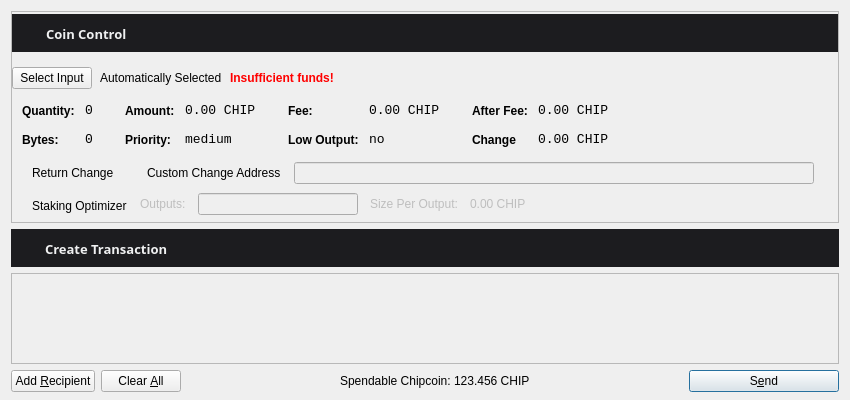
<?xml version="1.0" encoding="UTF-8"?>
<ui version="4.0">
 <class>SendCoinsDialog</class>
 <widget class="QDialog" name="SendCoinsDialog">
  <property name="geometry">
   <rect>
    <x>0</x>
    <y>0</y>
    <width>850</width>
    <height>400</height>
   </rect>
  </property>
  <property name="windowTitle">
   <string>Send Coins</string>
  </property>
  <layout class="QVBoxLayout" name="verticalLayout" stretch="0,0,1,0">
   <property name="bottomMargin">
    <number>8</number>
   </property>
   <item>
    <widget class="QFrame" name="frameCoinControl">
     <property name="sizePolicy">
      <sizepolicy hsizetype="Expanding" vsizetype="Expanding">
       <horstretch>0</horstretch>
       <verstretch>0</verstretch>
      </sizepolicy>
     </property>
     <property name="maximumSize">
      <size>
       <width>16777215</width>
       <height>16777215</height>
      </size>
     </property>
     <property name="frameShape">
      <enum>QFrame::StyledPanel</enum>
     </property>
     <property name="frameShadow">
      <enum>QFrame::Sunken</enum>
     </property>
     <layout class="QVBoxLayout" name="verticalLayoutCoinControl2">
      <property name="spacing">
       <number>6</number>
      </property>
      <property name="leftMargin">
       <number>0</number>
      </property>
      <property name="topMargin">
       <number>2</number>
      </property>
      <property name="rightMargin">
       <number>0</number>
      </property>
      <property name="bottomMargin">
       <number>6</number>
      </property>
      <item>
       <layout class="QVBoxLayout" name="verticalLayoutCoinControl" stretch="0,0,0,0,0,1,0">
        <property name="spacing">
         <number>0</number>
        </property>
        <property name="leftMargin">
         <number>0</number>
        </property>
        <property name="topMargin">
         <number>0</number>
        </property>
        <item>
         <widget class="QWidget" name="widget3" native="true">
          <property name="maximumSize">
           <size>
            <width>16777215</width>
            <height>38</height>
           </size>
          </property>
          <property name="styleSheet">
           <string notr="true">background-color: #1C1C1F;</string>
          </property>
          <layout class="QHBoxLayout" name="horizontalLayout_4_1_2">
           <property name="spacing">
            <number>6</number>
           </property>
           <property name="leftMargin">
            <number>9</number>
           </property>
           <property name="topMargin">
            <number>9</number>
           </property>
           <property name="rightMargin">
            <number>9</number>
           </property>
           <item>
            <widget class="QLabel" name="label_2">
             <property name="minimumSize">
              <size>
               <width>16</width>
               <height>0</height>
              </size>
             </property>
             <property name="maximumSize">
              <size>
               <width>16</width>
               <height>16777215</height>
              </size>
             </property>
             <property name="text">
              <string>&lt;html&gt;&lt;head/&gt;&lt;body&gt;&lt;p&gt;&lt;img src=&quot;:/icons/coincontrol&quot;/&gt;&lt;/p&gt;&lt;/body&gt;&lt;/html&gt;</string>
             </property>
            </widget>
           </item>
           <item>
            <widget class="QLabel" name="label_5_1_2">
             <property name="font">
              <font>
               <family>Open Sans, sans-serif</family>
              </font>
             </property>
             <property name="styleSheet">
              <string notr="true">margin-top:2px;</string>
             </property>
             <property name="text">
              <string>&lt;html&gt;&lt;head/&gt;&lt;body&gt;&lt;p&gt;&lt;span style=&quot; font-size:13px; font-weight:600; color:#eff0f1;&quot;&gt; Coin Control&lt;/span&gt;&lt;/p&gt;&lt;/body&gt;&lt;/html&gt;</string>
             </property>
            </widget>
           </item>
           <item>
            <spacer name="horizontalSpacer_2_1_2">
             <property name="orientation">
              <enum>Qt::Horizontal</enum>
             </property>
             <property name="sizeHint" stdset="0">
              <size>
               <width>40</width>
               <height>20</height>
              </size>
             </property>
            </spacer>
           </item>
          </layout>
         </widget>
        </item>
        <item>
         <layout class="QHBoxLayout" name="horizontalLayoutCoinControl1">
          <property name="bottomMargin">
           <number>15</number>
          </property>
         </layout>
        </item>
        <item>
         <layout class="QHBoxLayout" name="horizontalLayoutCoinControl2" stretch="0,0,0,0">
          <property name="spacing">
           <number>8</number>
          </property>
          <property name="bottomMargin">
           <number>10</number>
          </property>
          <item>
           <widget class="QPushButton" name="pushButtonCoinControl">
            <property name="styleSheet">
             <string notr="true"/>
            </property>
            <property name="text">
             <string>Select Input</string>
            </property>
           </widget>
          </item>
          <item>
           <widget class="QLabel" name="labelCoinControlAutomaticallySelected">
            <property name="text">
             <string>Automatically Selected</string>
            </property>
            <property name="margin">
             <number>5</number>
            </property>
           </widget>
          </item>
          <item>
           <widget class="QLabel" name="labelCoinControlInsuffFunds">
            <property name="font">
             <font>
              <weight>75</weight>
              <bold>true</bold>
             </font>
            </property>
            <property name="styleSheet">
             <string notr="true">color:red;font-weight:bold;</string>
            </property>
            <property name="text">
             <string>Insufficient funds!</string>
            </property>
            <property name="margin">
             <number>5</number>
            </property>
           </widget>
          </item>
          <item>
           <spacer name="horizontalSpacerCoinControl">
            <property name="orientation">
             <enum>Qt::Horizontal</enum>
            </property>
            <property name="sizeHint" stdset="0">
             <size>
              <width>40</width>
              <height>1</height>
             </size>
            </property>
           </spacer>
          </item>
         </layout>
        </item>
        <item>
         <widget class="QWidget" name="widgetCoinControl" native="true">
          <property name="sizePolicy">
           <sizepolicy hsizetype="Preferred" vsizetype="Preferred">
            <horstretch>0</horstretch>
            <verstretch>0</verstretch>
           </sizepolicy>
          </property>
          <property name="minimumSize">
           <size>
            <width>0</width>
            <height>0</height>
           </size>
          </property>
          <property name="styleSheet">
           <string notr="true"/>
          </property>
          <layout class="QHBoxLayout" name="horizontalLayoutCoinControl5">
           <property name="leftMargin">
            <number>0</number>
           </property>
           <property name="topMargin">
            <number>0</number>
           </property>
           <property name="rightMargin">
            <number>0</number>
           </property>
           <property name="bottomMargin">
            <number>0</number>
           </property>
           <item>
            <layout class="QHBoxLayout" name="horizontalLayoutCoinControl3" stretch="0,0,0,1">
             <property name="spacing">
              <number>20</number>
             </property>
             <property name="topMargin">
              <number>0</number>
             </property>
             <property name="bottomMargin">
              <number>10</number>
             </property>
             <item>
              <layout class="QFormLayout" name="formLayoutCoinControl1">
               <property name="horizontalSpacing">
                <number>10</number>
               </property>
               <property name="verticalSpacing">
                <number>14</number>
               </property>
               <property name="leftMargin">
                <number>10</number>
               </property>
               <property name="topMargin">
                <number>4</number>
               </property>
               <property name="rightMargin">
                <number>6</number>
               </property>
               <item row="0" column="0">
                <widget class="QLabel" name="labelCoinControlQuantityText">
                 <property name="styleSheet">
                  <string notr="true">font-weight:bold;</string>
                 </property>
                 <property name="text">
                  <string>Quantity:</string>
                 </property>
                 <property name="margin">
                  <number>0</number>
                 </property>
                </widget>
               </item>
               <item row="0" column="1">
                <widget class="QLabel" name="labelCoinControlQuantity">
                 <property name="font">
                  <font>
                   <family>Monospace</family>
                   <pointsize>10</pointsize>
                  </font>
                 </property>
                 <property name="cursor">
                  <cursorShape>IBeamCursor</cursorShape>
                 </property>
                 <property name="contextMenuPolicy">
                  <enum>Qt::ActionsContextMenu</enum>
                 </property>
                 <property name="text">
                  <string>0</string>
                 </property>
                 <property name="margin">
                  <number>0</number>
                 </property>
                 <property name="textInteractionFlags">
                  <set>Qt::LinksAccessibleByMouse|Qt::TextSelectableByKeyboard|Qt::TextSelectableByMouse</set>
                 </property>
                </widget>
               </item>
               <item row="1" column="0">
                <widget class="QLabel" name="labelCoinControlBytesText">
                 <property name="styleSheet">
                  <string notr="true">font-weight:bold;</string>
                 </property>
                 <property name="text">
                  <string>Bytes:</string>
                 </property>
                </widget>
               </item>
               <item row="1" column="1">
                <widget class="QLabel" name="labelCoinControlBytes">
                 <property name="font">
                  <font>
                   <family>Monospace</family>
                   <pointsize>10</pointsize>
                  </font>
                 </property>
                 <property name="cursor">
                  <cursorShape>IBeamCursor</cursorShape>
                 </property>
                 <property name="contextMenuPolicy">
                  <enum>Qt::ActionsContextMenu</enum>
                 </property>
                 <property name="text">
                  <string>0</string>
                 </property>
                 <property name="textInteractionFlags">
                  <set>Qt::LinksAccessibleByMouse|Qt::TextSelectableByKeyboard|Qt::TextSelectableByMouse</set>
                 </property>
                </widget>
               </item>
              </layout>
             </item>
             <item>
              <layout class="QFormLayout" name="formLayoutCoinControl2">
               <property name="horizontalSpacing">
                <number>10</number>
               </property>
               <property name="verticalSpacing">
                <number>14</number>
               </property>
               <property name="leftMargin">
                <number>6</number>
               </property>
               <property name="topMargin">
                <number>4</number>
               </property>
               <property name="rightMargin">
                <number>6</number>
               </property>
               <item row="0" column="0">
                <widget class="QLabel" name="labelCoinControlAmountText">
                 <property name="styleSheet">
                  <string notr="true">font-weight:bold;</string>
                 </property>
                 <property name="text">
                  <string>Amount:</string>
                 </property>
                 <property name="margin">
                  <number>0</number>
                 </property>
                </widget>
               </item>
               <item row="0" column="1">
                <widget class="QLabel" name="labelCoinControlAmount">
                 <property name="font">
                  <font>
                   <family>Monospace</family>
                   <pointsize>10</pointsize>
                  </font>
                 </property>
                 <property name="cursor">
                  <cursorShape>IBeamCursor</cursorShape>
                 </property>
                 <property name="contextMenuPolicy">
                  <enum>Qt::ActionsContextMenu</enum>
                 </property>
                 <property name="text">
                  <string>0.00 CHIP</string>
                 </property>
                 <property name="textInteractionFlags">
                  <set>Qt::LinksAccessibleByMouse|Qt::TextSelectableByKeyboard|Qt::TextSelectableByMouse</set>
                 </property>
                </widget>
               </item>
               <item row="1" column="0">
                <widget class="QLabel" name="labelCoinControlPriorityText">
                 <property name="styleSheet">
                  <string notr="true">font-weight:bold;</string>
                 </property>
                 <property name="text">
                  <string>Priority:</string>
                 </property>
                </widget>
               </item>
               <item row="1" column="1">
                <widget class="QLabel" name="labelCoinControlPriority">
                 <property name="font">
                  <font>
                   <family>Monospace</family>
                   <pointsize>10</pointsize>
                  </font>
                 </property>
                 <property name="cursor">
                  <cursorShape>IBeamCursor</cursorShape>
                 </property>
                 <property name="contextMenuPolicy">
                  <enum>Qt::ActionsContextMenu</enum>
                 </property>
                 <property name="text">
                  <string>medium</string>
                 </property>
                 <property name="textInteractionFlags">
                  <set>Qt::LinksAccessibleByMouse|Qt::TextSelectableByKeyboard|Qt::TextSelectableByMouse</set>
                 </property>
                </widget>
               </item>
              </layout>
             </item>
             <item>
              <layout class="QFormLayout" name="formLayoutCoinControl3">
               <property name="horizontalSpacing">
                <number>10</number>
               </property>
               <property name="verticalSpacing">
                <number>14</number>
               </property>
               <property name="leftMargin">
                <number>6</number>
               </property>
               <property name="topMargin">
                <number>4</number>
               </property>
               <property name="rightMargin">
                <number>6</number>
               </property>
               <item row="0" column="0">
                <widget class="QLabel" name="labelCoinControlFeeText">
                 <property name="styleSheet">
                  <string notr="true">font-weight:bold;</string>
                 </property>
                 <property name="text">
                  <string>Fee:</string>
                 </property>
                 <property name="margin">
                  <number>0</number>
                 </property>
                </widget>
               </item>
               <item row="0" column="1">
                <widget class="QLabel" name="labelCoinControlFee">
                 <property name="font">
                  <font>
                   <family>Monospace</family>
                   <pointsize>10</pointsize>
                  </font>
                 </property>
                 <property name="cursor">
                  <cursorShape>IBeamCursor</cursorShape>
                 </property>
                 <property name="contextMenuPolicy">
                  <enum>Qt::ActionsContextMenu</enum>
                 </property>
                 <property name="text">
                  <string>0.00 CHIP</string>
                 </property>
                 <property name="textInteractionFlags">
                  <set>Qt::LinksAccessibleByMouse|Qt::TextSelectableByKeyboard|Qt::TextSelectableByMouse</set>
                 </property>
                </widget>
               </item>
               <item row="1" column="0">
                <widget class="QLabel" name="labelCoinControlLowOutputText">
                 <property name="styleSheet">
                  <string notr="true">font-weight:bold;</string>
                 </property>
                 <property name="text">
                  <string>Low Output:</string>
                 </property>
                </widget>
               </item>
               <item row="1" column="1">
                <widget class="QLabel" name="labelCoinControlLowOutput">
                 <property name="font">
                  <font>
                   <family>Monospace</family>
                   <pointsize>10</pointsize>
                  </font>
                 </property>
                 <property name="cursor">
                  <cursorShape>IBeamCursor</cursorShape>
                 </property>
                 <property name="contextMenuPolicy">
                  <enum>Qt::ActionsContextMenu</enum>
                 </property>
                 <property name="text">
                  <string>no</string>
                 </property>
                 <property name="textInteractionFlags">
                  <set>Qt::LinksAccessibleByMouse|Qt::TextSelectableByKeyboard|Qt::TextSelectableByMouse</set>
                 </property>
                </widget>
               </item>
              </layout>
             </item>
             <item>
              <layout class="QFormLayout" name="formLayoutCoinControl4">
               <property name="fieldGrowthPolicy">
                <enum>QFormLayout::AllNonFixedFieldsGrow</enum>
               </property>
               <property name="horizontalSpacing">
                <number>10</number>
               </property>
               <property name="verticalSpacing">
                <number>14</number>
               </property>
               <property name="leftMargin">
                <number>6</number>
               </property>
               <property name="topMargin">
                <number>4</number>
               </property>
               <property name="rightMargin">
                <number>6</number>
               </property>
               <item row="0" column="0">
                <widget class="QLabel" name="labelCoinControlAfterFeeText">
                 <property name="styleSheet">
                  <string notr="true">font-weight:bold;</string>
                 </property>
                 <property name="text">
                  <string>After Fee:</string>
                 </property>
                 <property name="margin">
                  <number>0</number>
                 </property>
                </widget>
               </item>
               <item row="0" column="1">
                <widget class="QLabel" name="labelCoinControlAfterFee">
                 <property name="font">
                  <font>
                   <family>Monospace</family>
                   <pointsize>10</pointsize>
                  </font>
                 </property>
                 <property name="cursor">
                  <cursorShape>IBeamCursor</cursorShape>
                 </property>
                 <property name="contextMenuPolicy">
                  <enum>Qt::ActionsContextMenu</enum>
                 </property>
                 <property name="text">
                  <string>0.00 CHIP</string>
                 </property>
                 <property name="textInteractionFlags">
                  <set>Qt::LinksAccessibleByMouse|Qt::TextSelectableByKeyboard|Qt::TextSelectableByMouse</set>
                 </property>
                </widget>
               </item>
               <item row="1" column="0">
                <widget class="QLabel" name="labelCoinControlChangeText">
                 <property name="styleSheet">
                  <string notr="true">font-weight:bold;</string>
                 </property>
                 <property name="text">
                  <string>Change</string>
                 </property>
                </widget>
               </item>
               <item row="1" column="1">
                <widget class="QLabel" name="labelCoinControlChange">
                 <property name="font">
                  <font>
                   <family>Monospace</family>
                   <pointsize>10</pointsize>
                  </font>
                 </property>
                 <property name="cursor">
                  <cursorShape>IBeamCursor</cursorShape>
                 </property>
                 <property name="contextMenuPolicy">
                  <enum>Qt::ActionsContextMenu</enum>
                 </property>
                 <property name="text">
                  <string>0.00 CHIP</string>
                 </property>
                 <property name="textInteractionFlags">
                  <set>Qt::LinksAccessibleByMouse|Qt::TextSelectableByKeyboard|Qt::TextSelectableByMouse</set>
                 </property>
                </widget>
               </item>
              </layout>
             </item>
            </layout>
           </item>
          </layout>
         </widget>
        </item>
        <item>
         <layout class="QHBoxLayout" name="horizontalLayoutCoinControl4" stretch="0,0,0,0">
          <property name="spacing">
           <number>12</number>
          </property>
          <property name="sizeConstraint">
           <enum>QLayout::SetDefaultConstraint</enum>
          </property>
          <property name="topMargin">
           <number>5</number>
          </property>
          <property name="rightMargin">
           <number>5</number>
          </property>
          <item>
           <widget class="QCheckBox" name="returnChangeCheckBox">
            <property name="styleSheet">
             <string notr="true">background:transparent;background-color:transparent;border:0px;</string>
            </property>
            <property name="text">
             <string>Return Change</string>
            </property>
           </widget>
          </item>
          <item>
           <widget class="QCheckBox" name="checkBoxCoinControlChange">
            <property name="styleSheet">
             <string notr="true">background:transparent;background-color:transparent;border:0px;</string>
            </property>
            <property name="text">
             <string>Custom Change Address</string>
            </property>
           </widget>
          </item>
          <item>
           <widget class="QLineEdit" name="lineEditCoinControlChange">
            <property name="enabled">
             <bool>false</bool>
            </property>
            <property name="sizePolicy">
             <sizepolicy hsizetype="Expanding" vsizetype="Fixed">
              <horstretch>0</horstretch>
              <verstretch>0</verstretch>
             </sizepolicy>
            </property>
           </widget>
          </item>
          <item>
           <widget class="QLabel" name="labelCoinControlChangeLabel">
            <property name="sizePolicy">
             <sizepolicy hsizetype="Preferred" vsizetype="Expanding">
              <horstretch>0</horstretch>
              <verstretch>0</verstretch>
             </sizepolicy>
            </property>
            <property name="minimumSize">
             <size>
              <width>0</width>
              <height>0</height>
             </size>
            </property>
            <property name="text">
             <string/>
            </property>
            <property name="margin">
             <number>3</number>
            </property>
           </widget>
          </item>
         </layout>
        </item>
        <item>
         <layout class="QHBoxLayout" name="horizontalLayoutCoinControl4a" stretch="0,0,0,0,0">
          <property name="spacing">
           <number>12</number>
          </property>
          <property name="sizeConstraint">
           <enum>QLayout::SetDefaultConstraint</enum>
          </property>
          <property name="topMargin">
           <number>9</number>
          </property>
          <property name="rightMargin">
           <number>5</number>
          </property>
          <item>
           <widget class="QCheckBox" name="splitBlockCheckBox">
            <property name="sizePolicy">
             <sizepolicy hsizetype="Fixed" vsizetype="Fixed">
              <horstretch>0</horstretch>
              <verstretch>0</verstretch>
             </sizepolicy>
            </property>
            <property name="minimumSize">
             <size>
              <width>0</width>
              <height>0</height>
             </size>
            </property>
            <property name="toolTip">
             <string>The Staking Optimizer is used to split your coins in multiple outputs to optimize your staking performance</string>
            </property>
            <property name="styleSheet">
             <string notr="true">background:transparent;background-color:transparent;border:0px;margin-top:3px;</string>
            </property>
            <property name="text">
             <string>Staking Optimizer</string>
            </property>
           </widget>
          </item>
          <item>
           <widget class="QLabel" name="labelBlocksToMakeText">
            <property name="enabled">
             <bool>false</bool>
            </property>
            <property name="sizePolicy">
             <sizepolicy hsizetype="Fixed" vsizetype="Preferred">
              <horstretch>0</horstretch>
              <verstretch>0</verstretch>
             </sizepolicy>
            </property>
            <property name="maximumSize">
             <size>
              <width>16777215</width>
              <height>16777215</height>
             </size>
            </property>
            <property name="mouseTracking">
             <bool>false</bool>
            </property>
            <property name="text">
             <string>Outputs:</string>
            </property>
           </widget>
          </item>
          <item>
           <widget class="QLineEdit" name="splitBlockLineEdit">
            <property name="enabled">
             <bool>false</bool>
            </property>
            <property name="sizePolicy">
             <sizepolicy hsizetype="Fixed" vsizetype="Fixed">
              <horstretch>0</horstretch>
              <verstretch>0</verstretch>
             </sizepolicy>
            </property>
            <property name="maximumSize">
             <size>
              <width>160</width>
              <height>16777215</height>
             </size>
            </property>
           </widget>
          </item>
          <item>
           <widget class="QLabel" name="labelBlockSizeText">
            <property name="enabled">
             <bool>false</bool>
            </property>
            <property name="sizePolicy">
             <sizepolicy hsizetype="Fixed" vsizetype="Preferred">
              <horstretch>0</horstretch>
              <verstretch>0</verstretch>
             </sizepolicy>
            </property>
            <property name="text">
             <string>Size Per Output:</string>
            </property>
           </widget>
          </item>
          <item>
           <widget class="QLabel" name="labelBlockSize">
            <property name="enabled">
             <bool>false</bool>
            </property>
            <property name="text">
             <string>0.00 CHIP</string>
            </property>
           </widget>
          </item>
         </layout>
        </item>
        <item>
         <spacer name="verticalSpacerCoinControl">
          <property name="orientation">
           <enum>Qt::Vertical</enum>
          </property>
          <property name="sizeHint" stdset="0">
           <size>
            <width>800</width>
            <height>1</height>
           </size>
          </property>
         </spacer>
        </item>
       </layout>
      </item>
     </layout>
    </widget>
   </item>
   <item>
    <widget class="QWidget" name="widget321" native="true">
     <property name="maximumSize">
      <size>
       <width>16777215</width>
       <height>38</height>
      </size>
     </property>
     <property name="styleSheet">
      <string notr="true">background-color: #1C1C1F;</string>
     </property>
     <layout class="QHBoxLayout" name="horizontalLayout_4_1_01">
      <property name="spacing">
       <number>6</number>
      </property>
      <item>
       <widget class="QLabel" name="label_222">
        <property name="minimumSize">
         <size>
          <width>16</width>
          <height>0</height>
         </size>
        </property>
        <property name="maximumSize">
         <size>
          <width>16</width>
          <height>16777215</height>
         </size>
        </property>
        <property name="text">
         <string>&lt;html&gt;&lt;head/&gt;&lt;body&gt;&lt;p&gt;&lt;img src=&quot;:/icons/transaction&quot;/&gt;&lt;/p&gt;&lt;/body&gt;&lt;/html&gt;</string>
        </property>
       </widget>
      </item>
      <item>
       <widget class="QLabel" name="label_5_1_02">
        <property name="font">
         <font>
          <family>Open Sans, sans-serif</family>
         </font>
        </property>
        <property name="styleSheet">
         <string notr="true">margin-top:2px;</string>
        </property>
        <property name="text">
         <string>&lt;html&gt;&lt;head/&gt;&lt;body&gt;&lt;p&gt;&lt;span style=&quot; font-size:13px; font-weight:600; color:#eff0f1;&quot;&gt; Create Transaction&lt;/span&gt;&lt;/p&gt;&lt;/body&gt;&lt;/html&gt;</string>
        </property>
       </widget>
      </item>
      <item>
       <spacer name="horizontalSpacer_2_1_202">
        <property name="orientation">
         <enum>Qt::Horizontal</enum>
        </property>
        <property name="sizeHint" stdset="0">
         <size>
          <width>40</width>
          <height>20</height>
         </size>
        </property>
       </spacer>
      </item>
     </layout>
    </widget>
   </item>
   <item>
    <widget class="QScrollArea" name="scrollArea">
     <property name="widgetResizable">
      <bool>true</bool>
     </property>
     <widget class="QWidget" name="scrollAreaWidgetContents">
      <property name="geometry">
       <rect>
        <x>0</x>
        <y>0</y>
        <width>830</width>
        <height>80</height>
       </rect>
      </property>
      <layout class="QVBoxLayout" name="verticalLayout_2">
       <property name="leftMargin">
        <number>0</number>
       </property>
       <property name="topMargin">
        <number>0</number>
       </property>
       <property name="rightMargin">
        <number>0</number>
       </property>
       <property name="bottomMargin">
        <number>0</number>
       </property>
       <item>
        <layout class="QVBoxLayout" name="entries">
         <property name="spacing">
          <number>6</number>
         </property>
        </layout>
       </item>
       <item>
        <spacer name="verticalSpacer">
         <property name="orientation">
          <enum>Qt::Vertical</enum>
         </property>
         <property name="sizeHint" stdset="0">
          <size>
           <width>20</width>
           <height>40</height>
          </size>
         </property>
        </spacer>
       </item>
      </layout>
     </widget>
    </widget>
   </item>
   <item>
    <layout class="QHBoxLayout" name="horizontalLayout">
     <item>
      <widget class="QPushButton" name="addButton">
       <property name="toolTip">
        <string>Send to multiple recipients at once</string>
       </property>
       <property name="text">
        <string>Add &amp;Recipient</string>
       </property>
       <property name="icon">
        <iconset resource="../bitcoin.qrc">
         <normaloff>:/icons/add2</normaloff>:/icons/add2</iconset>
       </property>
       <property name="autoDefault">
        <bool>false</bool>
       </property>
      </widget>
     </item>
     <item>
      <widget class="QPushButton" name="clearButton">
       <property name="sizePolicy">
        <sizepolicy hsizetype="Minimum" vsizetype="Fixed">
         <horstretch>0</horstretch>
         <verstretch>0</verstretch>
        </sizepolicy>
       </property>
       <property name="toolTip">
        <string>Remove all transaction fields</string>
       </property>
       <property name="text">
        <string>Clear &amp;All</string>
       </property>
       <property name="icon">
        <iconset resource="../bitcoin.qrc">
         <normaloff>:/icons/remove2</normaloff>:/icons/remove2</iconset>
       </property>
       <property name="autoRepeatDelay">
        <number>300</number>
       </property>
       <property name="autoDefault">
        <bool>false</bool>
       </property>
      </widget>
     </item>
     <item>
      <spacer name="horizontalSpacer_2">
       <property name="orientation">
        <enum>Qt::Horizontal</enum>
       </property>
       <property name="sizeHint" stdset="0">
        <size>
         <width>40</width>
         <height>20</height>
        </size>
       </property>
      </spacer>
     </item>
     <item>
      <layout class="QHBoxLayout" name="horizontalLayout_2">
       <property name="spacing">
        <number>3</number>
       </property>
       <item>
        <widget class="QLabel" name="label">
         <property name="sizePolicy">
          <sizepolicy hsizetype="Preferred" vsizetype="Fixed">
           <horstretch>0</horstretch>
           <verstretch>0</verstretch>
          </sizepolicy>
         </property>
         <property name="text">
          <string>&lt;html&gt;&lt;head/&gt;&lt;body&gt;&lt;p&gt;Spendable Chipcoin:&lt;/p&gt;&lt;/body&gt;&lt;/html&gt;</string>
         </property>
        </widget>
       </item>
       <item>
        <widget class="QLabel" name="labelBalance">
         <property name="sizePolicy">
          <sizepolicy hsizetype="Preferred" vsizetype="Fixed">
           <horstretch>0</horstretch>
           <verstretch>0</verstretch>
          </sizepolicy>
         </property>
         <property name="cursor">
          <cursorShape>IBeamCursor</cursorShape>
         </property>
         <property name="text">
          <string>123.456 CHIP</string>
         </property>
         <property name="textInteractionFlags">
          <set>Qt::LinksAccessibleByMouse|Qt::TextSelectableByKeyboard|Qt::TextSelectableByMouse</set>
         </property>
        </widget>
       </item>
      </layout>
     </item>
     <item>
      <spacer name="horizontalSpacer">
       <property name="orientation">
        <enum>Qt::Horizontal</enum>
       </property>
       <property name="sizeHint" stdset="0">
        <size>
         <width>40</width>
         <height>20</height>
        </size>
       </property>
      </spacer>
     </item>
     <item>
      <widget class="QPushButton" name="sendButton">
       <property name="minimumSize">
        <size>
         <width>150</width>
         <height>0</height>
        </size>
       </property>
       <property name="toolTip">
        <string>Confirm the send action</string>
       </property>
       <property name="text">
        <string>S&amp;end</string>
       </property>
       <property name="icon">
        <iconset resource="../bitcoin.qrc">
         <normaloff>:/icons/send</normaloff>:/icons/send</iconset>
       </property>
       <property name="default">
        <bool>true</bool>
       </property>
      </widget>
     </item>
    </layout>
   </item>
  </layout>
 </widget>
 <resources>
  <include location="../bitcoin.qrc"/>
 </resources>
 <connections/>
</ui>
